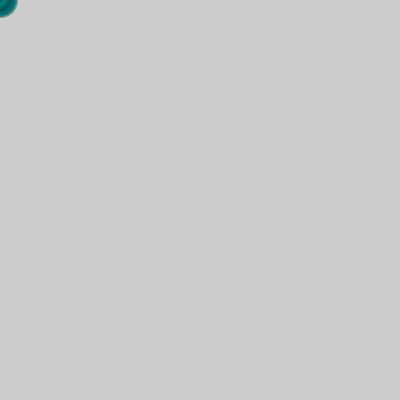
Frame 1 (no input)
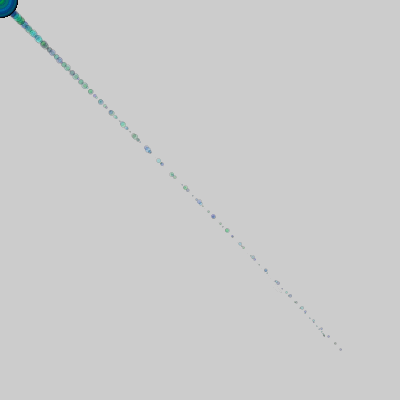
Frame 60 (the mouse pressed at the canvas centre just before this capture)
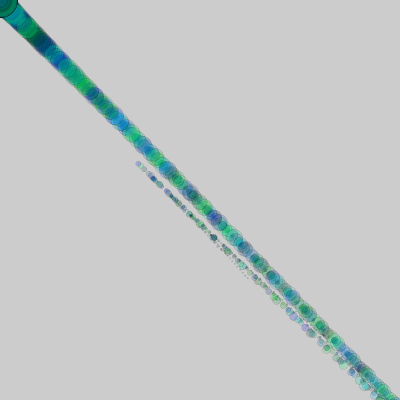
Frame 120 (the mouse held since frame 60 and released just before this capture)

The Processing sketch that drew these frames (run headless with seeded random() and noise(); from frame 60 on, the mouse is pressed at the canvas centre):

// Processing sketch: processing_965
// ── processing_965.pde

/* Worm
 demonstrates springs in a series */
 
/*  This code is taken from Ira Greenberg's book.  I made his original, crawly worm leave
behind a color trail.  I claim no responsibilty for knowing how to code this stuff, I'm
just learning and having fun creating.  

Many, many thanks to Ira for all the great code samples.

I'm also trying to learn how to take color from an image sample.  If anyone can help out
with that, I'd be very grateful.

Tks,
Jeff - 1/31/09
*/

// for worm
int segments = 70;  //smaller num gives tighter size range also
float[] x = new float[segments];
float[] y = new float[segments];
float[] accelX = new float[segments];
float[] accelY = new float[segments];
float[] springing = new float[segments];
float[] damping = new float[segments];
float[]w = new float[segments];
float[]h = new float[segments];
color[]colors = new color[segments];

// for food
float fx, fy;
float fCntrX, fCntrY;
float fAngle, fSpeedX = .6, fSpeedY = .9;



void setup(){
  size(400, 400);
  smooth();
  
  // initialize array values
  for (int i=0; i<segments; i++){
    /* need to decrease both springing and 
     damping values as segments increase */
    springing[i] = .05*(0.05*(i+1)); 
    damping[i] = .95-(.02*i);  
  }

  // food center
  fCntrX = width/2;
  fCntrY = height/2;
}

//if you want to save a capture uncomment below
/*
void mousePressed() {
  save("worm100.tif");
}  */

void draw(){
  for (int i=0; i<segments; i++){
    fill(colors[i]);
    rect(x[i], y[i], w[i], h[i]);
    x[i]+=accelX[i];
    y[i]+=accelY[i];
  }
  createFood();
  createWorm();
}


void createFood(){
  // food moves in random wave pattern
  fx = fCntrX + tan(radians(fAngle))*random(25); 
  fy = fCntrY + sin(radians(fAngle))*random(25); 

  fCntrX+=fSpeedX;
  fCntrY+=fSpeedY;

  fAngle+=random(-6, 6); 

  // keep food within display window
  if (fCntrX>width-15 || fCntrX<15 ){
    fSpeedX*=-1;
  } 
  if (fCntrY>height-15 || fCntrY<15 ){
    fSpeedY*=-1;
  }
}

void createWorm(){
  float[] deltaX = new float[segments];
  float[] deltaY  = new float[segments];

  for (int i=0; i<segments; i++){
    // lead ellipse
    if (i==0){

      /* food position used to calculate the 
       initial ellipse of the worm */
      deltaX[i] = (fx-x[i]);
      deltaY[i] = (fy-y[i]);
    } 
    else {
   /* preceding ellipse used to calculate the 
      next ellipse of the worm */
      deltaX[i] = (x[i-1]-x[i]);
      deltaY[i] = (y[i-1]-y[i]);
    }

    // create springing effect
    deltaX[i] *= springing[i];
    deltaY[i] *= springing[i];

    accelX[i] += deltaX[i];
    accelY[i] += deltaY[i];

    // move worm
    x[i] += accelX[i];
    y[i] += accelY[i];

    stroke(0, 0, 0, 100);
    strokeWeight(0.25);
    fill(0, random(255), random(255), 50);
    // draw worm
    if (i<segments/2){
      ellipse(x[i], y[i], i, i);
    } 
    else {
      ellipse(x[i], y[i], segments-i, segments-i);
    }
    // slow down springing
    accelX[i] *= damping[i];
    accelY[i] *= damping[i];
  }
}
